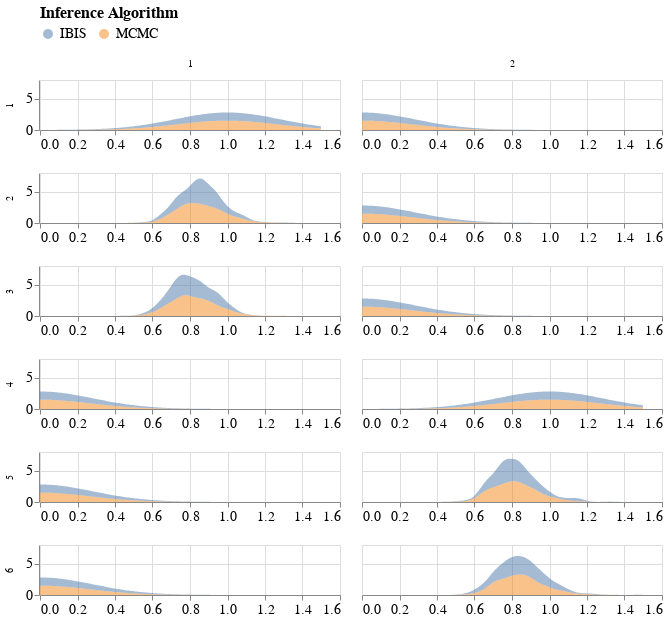

Notebook code for this chart:
### Code cell
param = 'beta'
df = get_post_df(np.squeeze(ps[param]))
df['source'] = 'MCMC'
df2 = get_post_df(particles[param])
df2['source'] = 'IBIS'
plot_data = pd.concat([df,df2])
plot_data['row'] =plot_data['row'] + 1
plot_data['col'] =plot_data['col'] + 1

plot_density(plot_data).configure_legend(
    titleFontSize=16,
    labelFontSize=14,
    symbolStrokeWidth=6
    ).configure_axis(
    labelFontSize=14,
    titleFontSize=16
)

### Figure 1 — Vega-Lite specification as saved in the notebook (floating-point values rounded to 4 significant figures; data arrays with more than 128 entries replaced by an {"elided": "..."} marker saying what was removed)
{"config": {"view": {"continuousWidth": 400, "continuousHeight": 300}, "axis": {"labelFontSize": 14, "titleFontSize": 16}, "legend": {"labelFontSize": 14, "symbolStrokeWidth": 6, "titleFontSize": 16}}, "data": {"name": "data-78132e414c5ad021e3d22983cab457ea"}, "mark": {"type": "area", "opacity": 0.5}, "encoding": {"color": {"type": "nominal", "field": "source", "legend": {"labelFontSize": 14, "orient": "top"}, "title": "Inference Algorithm"}, "column": {"type": "quantitative", "field": "col", "title": null}, "row": {"type": "quantitative", "field": "row", "title": null}, "x": {"type": "quantitative", "field": "value", "title": null}, "y": {"type": "quantitative", "field": "density", "title": null}}, "height": 50, "resolve": {"scale": {"x": "independent"}}, "transform": [{"fold": ["value"]}, {"density": "value", "groupby": ["cn", "row", "col", "source"]}], "width": 300, "$schema": "https://vega.github.io/schema/vega-lite/v4.8.1.json", "datasets": {"data-78132e414c5ad021e3d22983cab457ea": {"elided": "18000 records"}}}
